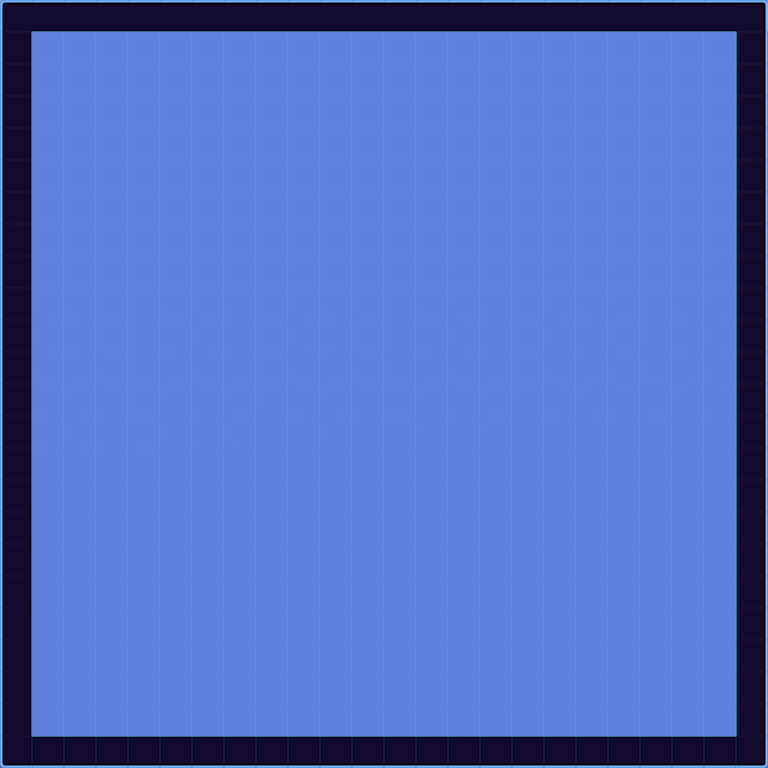

Tiled map render using the project's own tile images. Description and the map definition, with tile-layer contents summarised, below:
An orthogonal 24x24 tile map with 32x32 px tiles, 1 tile layer (ForegroundPlatformLayer), 1 image layer.

<map version="1.0" orientation="orthogonal" renderorder="right-down" width="24" height="24" tilewidth="32" tileheight="32" nextobjectid="1">
 <tileset firstgid="1" name="lvTiles2" tilewidth="32" tileheight="32">
  <image source="lvTiles2.png" width="320" height="32" />
 </tileset>
 <imagelayer name="BackgroundImageLayer">
  <image source="bgim.png" />
  <properties>
   <property name="collidable" value="false" />
   <property name="imageheight" value="960" />
   <property name="imagewidth" value="960" />
  </properties>
 </imagelayer>
 <layer name="ForegroundPlatformLayer" width="24" height="24">
  <properties>
   <property name="collidable" value="true" />
  </properties>
  <data>[576 cells, 576 non-empty, 9 distinct tile ids]</data>
 </layer>
</map>
